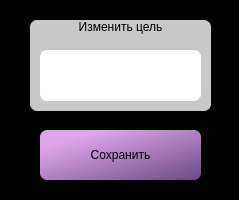
<?xml version="1.0" encoding="UTF-8"?>
<ui version="4.0">
 <class>Dialog</class>
 <widget class="QDialog" name="Dialog">
  <property name="geometry">
   <rect>
    <x>0</x>
    <y>0</y>
    <width>239</width>
    <height>200</height>
   </rect>
  </property>
  <property name="windowTitle">
   <string>Изменить цель</string>
  </property>
  <property name="styleSheet">
   <string notr="true">background-color: rgb(0, 0, 0);</string>
  </property>
  <widget class="QLabel" name="labelNew">
   <property name="geometry">
    <rect>
     <x>30</x>
     <y>20</y>
     <width>181</width>
     <height>91</height>
    </rect>
   </property>
   <property name="styleSheet">
    <string notr="true">background-color: rgba(255, 255, 255,200);
font: 900 14pt &quot;Arial Black&quot;;
border-radius:7px;</string>
   </property>
   <property name="text">
    <string>Изменить цель</string>
   </property>
   <property name="alignment">
    <set>Qt::AlignHCenter|Qt::AlignTop</set>
   </property>
  </widget>
  <widget class="QLineEdit" name="inputTargetEdit">
   <property name="geometry">
    <rect>
     <x>40</x>
     <y>50</y>
     <width>161</width>
     <height>51</height>
    </rect>
   </property>
   <property name="styleSheet">
    <string notr="true">font: 900 12pt &quot;Arial Black&quot;;
background-color: rgb(255, 255, 255);
border-radius: 7px;</string>
   </property>
   <property name="maxLength">
    <number>6</number>
   </property>
   <property name="alignment">
    <set>Qt::AlignRight|Qt::AlignTrailing|Qt::AlignVCenter</set>
   </property>
  </widget>
  <widget class="QPushButton" name="saveTargetButton">
   <property name="geometry">
    <rect>
     <x>40</x>
     <y>130</y>
     <width>161</width>
     <height>50</height>
    </rect>
   </property>
   <property name="styleSheet">
    <string notr="true">QPushButton {
background-color: qlineargradient(spread:pad, x1:1, y1:1, x2:0.205, y2:0.198864, stop:0 rgba(104, 74, 132, 255), stop:1 rgba(221, 164, 233, 255));
border-radius: 7px;
font: 800 16pt &quot;Arial Black&quot;;
}
QPushButton:hover {
background-color: rgb(216, 179, 229);
border-radius: 7px;
font: 800 16pt &quot;Arial Black&quot;;
}
QPushButton:pressed {
background-color: rgb(104, 74, 132);
border-radius: 7px;
font: 800 16pt &quot;Arial Black&quot;;
}</string>
   </property>
   <property name="text">
    <string>Сохранить</string>
   </property>
  </widget>
 </widget>
 <resources/>
 <connections/>
</ui>
